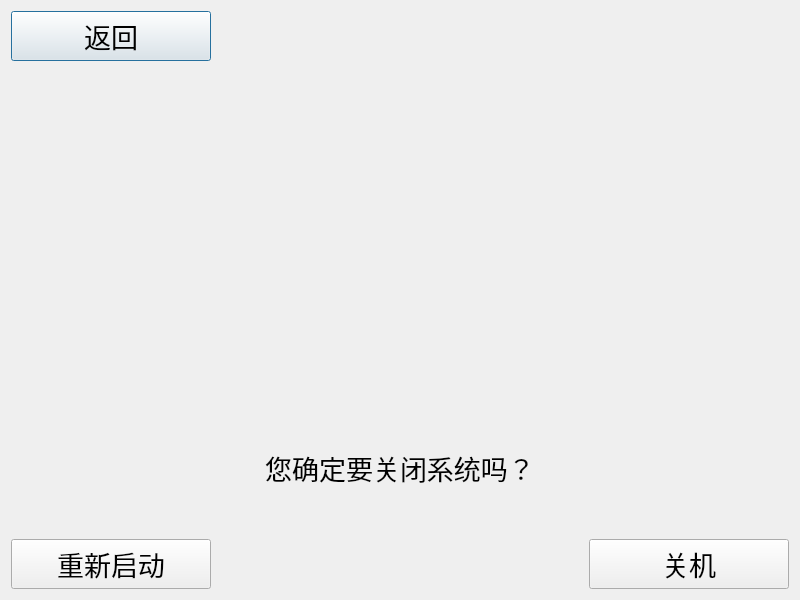
<?xml version="1.0" encoding="UTF-8"?>
<ui version="4.0">
 <class>Shutdown</class>
 <widget class="QDialog" name="Shutdown">
  <property name="geometry">
   <rect>
    <x>0</x>
    <y>0</y>
    <width>800</width>
    <height>600</height>
   </rect>
  </property>
  <property name="font">
   <font>
    <pointsize>20</pointsize>
   </font>
  </property>
  <property name="windowTitle">
   <string/>
  </property>
  <property name="styleSheet">
   <string notr="true">color:rgb(0, 0, 0)</string>
  </property>
  <layout class="QGridLayout" name="gridLayout_3" rowstretch="0,3,0,0,0" rowminimumheight="50,0,50,0,50">
   <item row="1" column="0">
    <spacer name="horizontalSpacer_3">
     <property name="orientation">
      <enum>Qt::Horizontal</enum>
     </property>
     <property name="sizeHint" stdset="0">
      <size>
       <width>254</width>
       <height>20</height>
      </size>
     </property>
    </spacer>
   </item>
   <item row="0" column="0" colspan="3">
    <layout class="QGridLayout" name="gridLayout" rowminimumheight="0" columnminimumwidth="200,0">
     <item row="0" column="0">
      <widget class="QPushButton" name="btnBack">
       <property name="sizePolicy">
        <sizepolicy hsizetype="Preferred" vsizetype="Preferred">
         <horstretch>0</horstretch>
         <verstretch>0</verstretch>
        </sizepolicy>
       </property>
       <property name="font">
        <font>
         <pointsize>20</pointsize>
        </font>
       </property>
       <property name="text">
        <string>返回</string>
       </property>
       <property name="icon">
        <iconset resource="tx2_iris.qrc">
         <normaloff>:/image/返回.png</normaloff>:/image/返回.png</iconset>
       </property>
       <property name="iconSize">
        <size>
         <width>40</width>
         <height>40</height>
        </size>
       </property>
      </widget>
     </item>
     <item row="0" column="1">
      <spacer name="horizontalSpacer_2">
       <property name="orientation">
        <enum>Qt::Horizontal</enum>
       </property>
       <property name="sizeHint" stdset="0">
        <size>
         <width>40</width>
         <height>20</height>
        </size>
       </property>
      </spacer>
     </item>
    </layout>
   </item>
   <item row="1" column="2">
    <spacer name="horizontalSpacer_4">
     <property name="orientation">
      <enum>Qt::Horizontal</enum>
     </property>
     <property name="sizeHint" stdset="0">
      <size>
       <width>254</width>
       <height>20</height>
      </size>
     </property>
    </spacer>
   </item>
   <item row="1" column="1">
    <widget class="QPushButton" name="shutdownIcon">
     <property name="enabled">
      <bool>false</bool>
     </property>
     <property name="sizePolicy">
      <sizepolicy hsizetype="Expanding" vsizetype="Expanding">
       <horstretch>0</horstretch>
       <verstretch>0</verstretch>
      </sizepolicy>
     </property>
     <property name="font">
      <font>
       <pointsize>20</pointsize>
      </font>
     </property>
     <property name="text">
      <string/>
     </property>
     <property name="icon">
      <iconset resource="tx2_iris.qrc">
       <normaloff>:/image/重启 (1).png</normaloff>:/image/重启 (1).png</iconset>
     </property>
     <property name="iconSize">
      <size>
       <width>180</width>
       <height>180</height>
      </size>
     </property>
     <property name="flat">
      <bool>true</bool>
     </property>
    </widget>
   </item>
   <item row="4" column="0" colspan="3">
    <layout class="QGridLayout" name="gridLayout_2" rowminimumheight="0" columnminimumwidth="200,0,200">
     <item row="0" column="0">
      <widget class="QPushButton" name="btnReboot">
       <property name="sizePolicy">
        <sizepolicy hsizetype="Preferred" vsizetype="Preferred">
         <horstretch>0</horstretch>
         <verstretch>0</verstretch>
        </sizepolicy>
       </property>
       <property name="font">
        <font>
         <pointsize>20</pointsize>
        </font>
       </property>
       <property name="text">
        <string>重新启动</string>
       </property>
       <property name="icon">
        <iconset resource="tx2_iris.qrc">
         <normaloff>:/image/重启.png</normaloff>:/image/重启.png</iconset>
       </property>
       <property name="iconSize">
        <size>
         <width>32</width>
         <height>32</height>
        </size>
       </property>
      </widget>
     </item>
     <item row="0" column="1">
      <spacer name="horizontalSpacer">
       <property name="orientation">
        <enum>Qt::Horizontal</enum>
       </property>
       <property name="sizeHint" stdset="0">
        <size>
         <width>40</width>
         <height>20</height>
        </size>
       </property>
      </spacer>
     </item>
     <item row="0" column="2">
      <widget class="QPushButton" name="btnShutdown">
       <property name="sizePolicy">
        <sizepolicy hsizetype="Preferred" vsizetype="Preferred">
         <horstretch>0</horstretch>
         <verstretch>0</verstretch>
        </sizepolicy>
       </property>
       <property name="font">
        <font>
         <pointsize>20</pointsize>
        </font>
       </property>
       <property name="text">
        <string>关机</string>
       </property>
       <property name="icon">
        <iconset resource="tx2_iris.qrc">
         <normaloff>:/image/关机.png</normaloff>:/image/关机.png</iconset>
       </property>
       <property name="iconSize">
        <size>
         <width>32</width>
         <height>32</height>
        </size>
       </property>
      </widget>
     </item>
    </layout>
   </item>
   <item row="2" column="0" colspan="3">
    <widget class="QLabel" name="labShutdownConfim">
     <property name="font">
      <font>
       <pointsize>20</pointsize>
      </font>
     </property>
     <property name="text">
      <string>您确定要关闭系统吗？</string>
     </property>
     <property name="alignment">
      <set>Qt::AlignCenter</set>
     </property>
    </widget>
   </item>
   <item row="3" column="0">
    <spacer name="verticalSpacer">
     <property name="orientation">
      <enum>Qt::Vertical</enum>
     </property>
     <property name="sizeHint" stdset="0">
      <size>
       <width>20</width>
       <height>40</height>
      </size>
     </property>
    </spacer>
   </item>
  </layout>
 </widget>
 <tabstops>
  <tabstop>btnShutdown</tabstop>
  <tabstop>btnReboot</tabstop>
  <tabstop>btnBack</tabstop>
  <tabstop>shutdownIcon</tabstop>
 </tabstops>
 <resources>
  <include location="tx2_iris.qrc"/>
 </resources>
 <connections/>
</ui>
